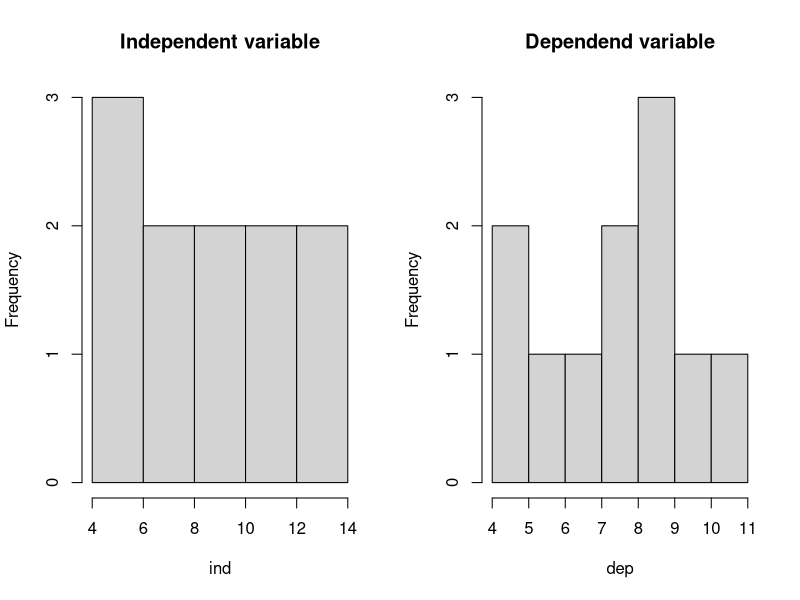
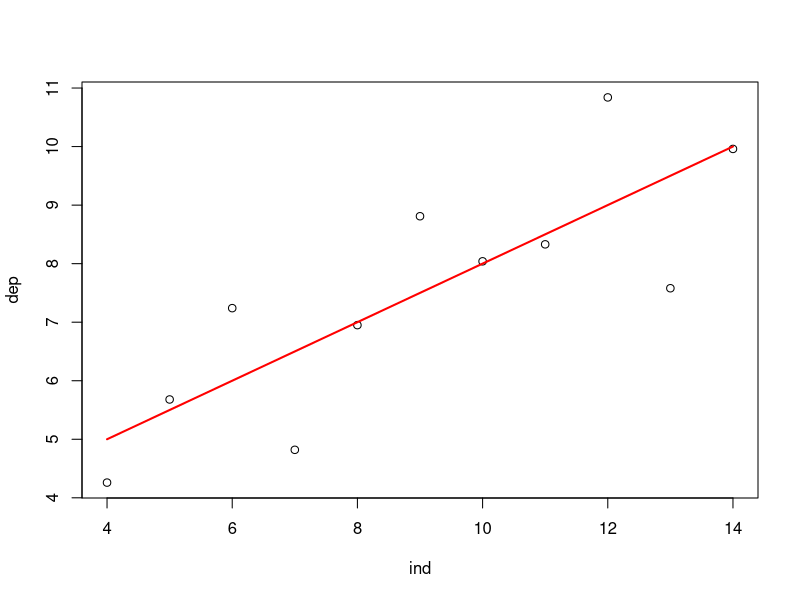
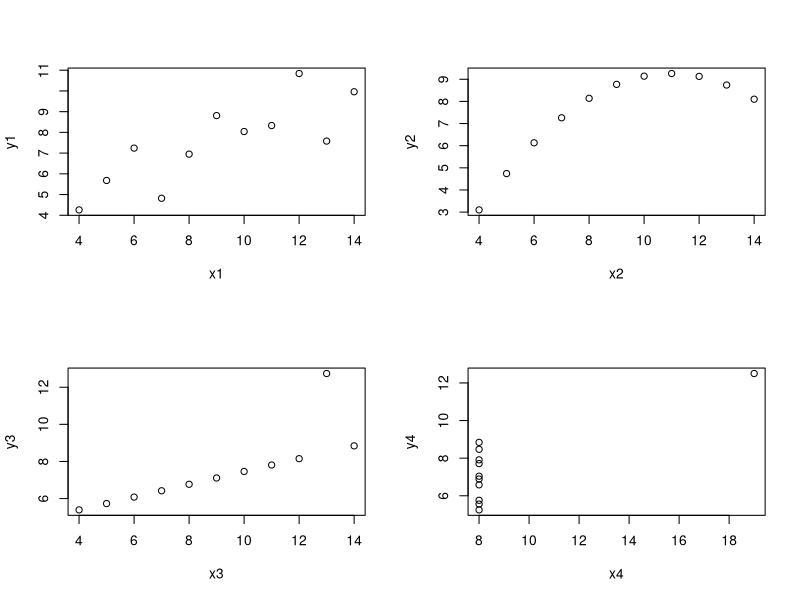
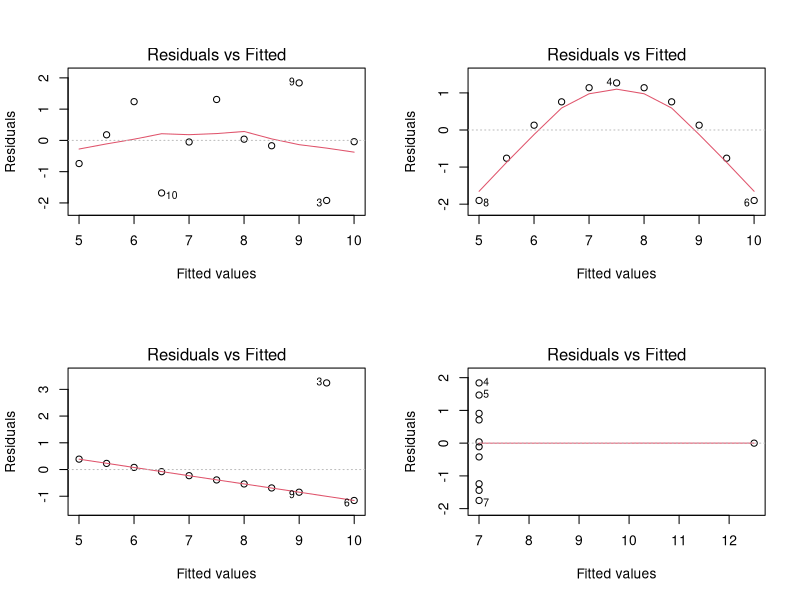
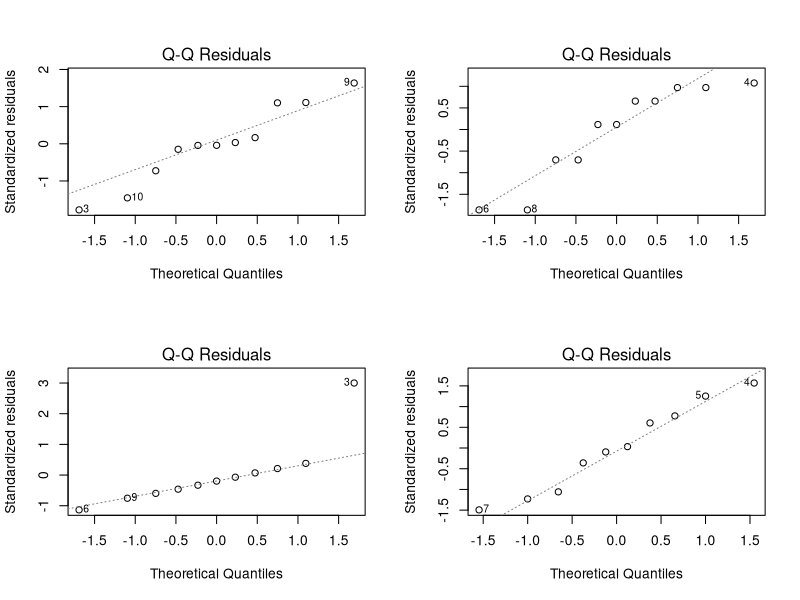
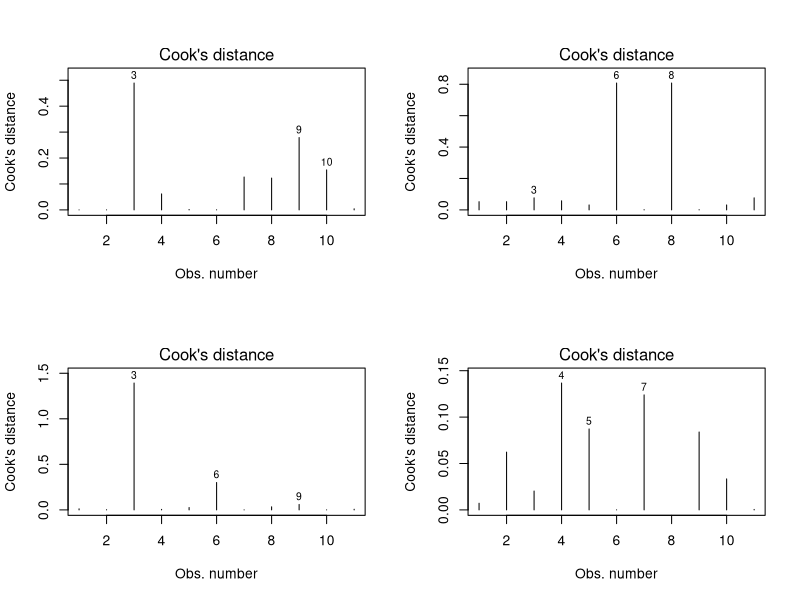

R code for these plots, in order:
## ---- chunk 1
ind <- anscombe$x1
dep <- anscombe$y1

par_org <- par()
par(mfrow = c(1,2))
hist(ind, main = "Independent variable")
hist(dep, main = "Dependend variable")
par(par_org)
## ---- chunk 2
library(car)
plot(ind, dep)

lmod <- lm(dep ~ ind) # Compute linear regression model

regLine(lmod, col = "red") # Add regression line to plot (requires car package)
text(10, 16, bquote(paste("y"["i"], " = ", .(round(lmod$coefficients[1], 3)), 
                          " + ", .(round(lmod$coefficients[2], 3)), "* x"["i"])))
## ---- chunk 3
ss_obsrv <- sum((lmod$model$dep - mean(lmod$model$dep))**2)
ss_model <- sum((lmod$fitted.values - mean(lmod$model$dep))**2)
ss_resid <- sum((lmod$model$dep - lmod$fitted.values)**2)
## ---- chunk 4
mss_obsrv <- ss_obsrv / (length(lmod$model$dep) - 1)
mss_model <- ss_model / 1
mss_resid <- ss_resid / (length(lmod$model$dep) - 2)
## ---- chunk 5
f_value <- mss_model / mss_resid
## ---- chunk 6
data.frame(Name = c("ind", "residuals"),
           Deg_of_freedom = c(1, length(lmod$model$dep) - 2),
           Sum_of_squares = c(ss_model, ss_resid),
           Mean_sum_of_squares = c(mss_model, mss_resid),
           F_value = f_value)
## ---- chunk 7
anova(lmod)
## ---- chunk 8
sdt_error_slope <- sqrt(length(lmod$model$dep) * mss_resid / (length(lmod$model$dep) * sum(lmod$model$ind**2) - sum(lmod$model$ind)**2))
## ---- chunk 9
lmod$coefficients[2] / sdt_error_slope
## ---- chunk 10
summary(lmod)
## ---- chunk 11
ss_model / ss_obsrv
1 - ss_resid / ss_obsrv
## ---- chunk 12
par(mfrow = c(2,2))
for(i in seq(4)){
  plot(anscombe[, i], anscombe[, i+4],
       xlab = names(anscombe[i]), ylab = names(anscombe[i+4]))
}
par(par_org)
## ---- chunk 13
lmodels <- lapply(seq(4), function(i){
  lm(anscombe[, i+4] ~ anscombe[, i])
})
lapply(lmodels, summary)
## ---- chunk 14
par(mfrow = c(2,2))
for(i in seq(4)){
  plot(lmodels[[i]], which = 1)
}
par(par_org)
## ---- chunk 15
par(mfrow = c(2,2))
for(i in seq(4)){
  plot(lmodels[[i]], which = 2)
}
par(par_org)
## ---- chunk 16
par(mfrow = c(2,2))
for(i in seq(4)){
  plot(lmodels[[i]], which = 4)
}
par(par_org)
